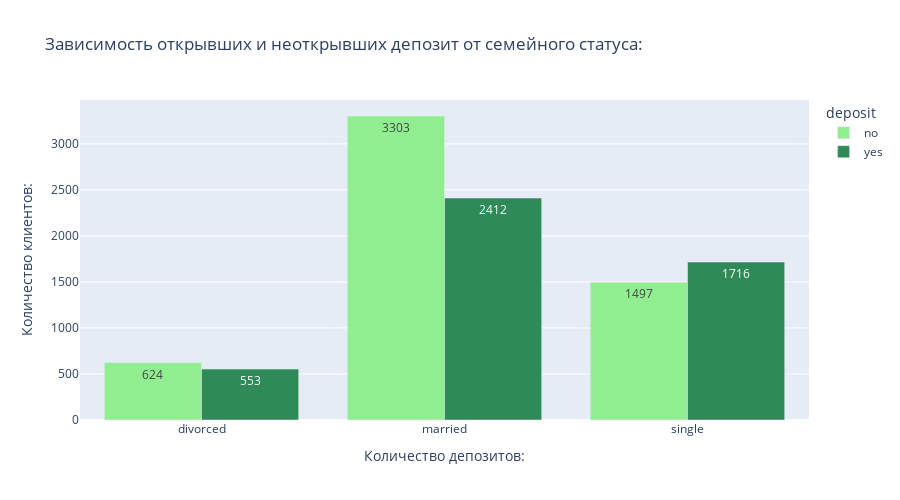

The code cell stored with this chart in its notebook:
### Code cell
# Создаем сводную таблицу:

df_deposit = data.pivot_table(index = 'marital',
    columns = 'deposit',
    values = 'job',
    aggfunc = 'count'
    )

# Построим многоуровневую столбчатую диаграмму:
fig = px.bar(df_deposit,
    barmode = 'group',
    # Заголовок графика:
    title = '''Зависимость открывших и неоткрывших депозит от семейного статуса:''',
    # Цвет графика:
    color_discrete_sequence = ['lightgreen', 'seagreen'],
    # Высота графика:
    height = 500,
    # Выведем количество наблюдений в каждом столбце:
    text_auto = True
    )
# Присваиваем заголовки осей координат:
fig.update_xaxes(title_text = 'Количество депозитов:')
fig.update_yaxes(title_text = 'Количество клиентов:')
# Выводим результат на экран:
fig.show()

### Figure 1 — Plotly figure (JSON) as saved in the notebook; plotly's stock layout.template omitted (floating-point values rounded to 4 significant figures)
{"data": [{"alignmentgroup": "True", "hovertemplate": "deposit=no<br>marital=%{x}<br>value=%{y}<extra></extra>", "legendgroup": "no", "marker": {"color": "lightgreen", "pattern": {"shape": ""}}, "name": "no", "offsetgroup": "no", "orientation": "v", "showlegend": true, "textposition": "auto", "texttemplate": "%{y}", "type": "bar", "x": ["divorced", "married", "single"], "xaxis": "x", "y": [624, 3303, 1497], "yaxis": "y"}, {"alignmentgroup": "True", "hovertemplate": "deposit=yes<br>marital=%{x}<br>value=%{y}<extra></extra>", "legendgroup": "yes", "marker": {"color": "seagreen", "pattern": {"shape": ""}}, "name": "yes", "offsetgroup": "yes", "orientation": "v", "showlegend": true, "textposition": "auto", "texttemplate": "%{y}", "type": "bar", "x": ["divorced", "married", "single"], "xaxis": "x", "y": [553, 2412, 1716], "yaxis": "y"}], "layout": {"barmode": "group", "height": 500, "legend": {"title": {"text": "deposit"}, "tracegroupgap": 0}, "title": {"text": "Зависимость открывших и неоткрывших депозит от семейного статуса:"}, "xaxis": {"anchor": "y", "domain": [0, 1], "title": {"text": "Количество депозитов:"}}, "yaxis": {"anchor": "x", "domain": [0, 1], "title": {"text": "Количество клиентов:"}}}}
